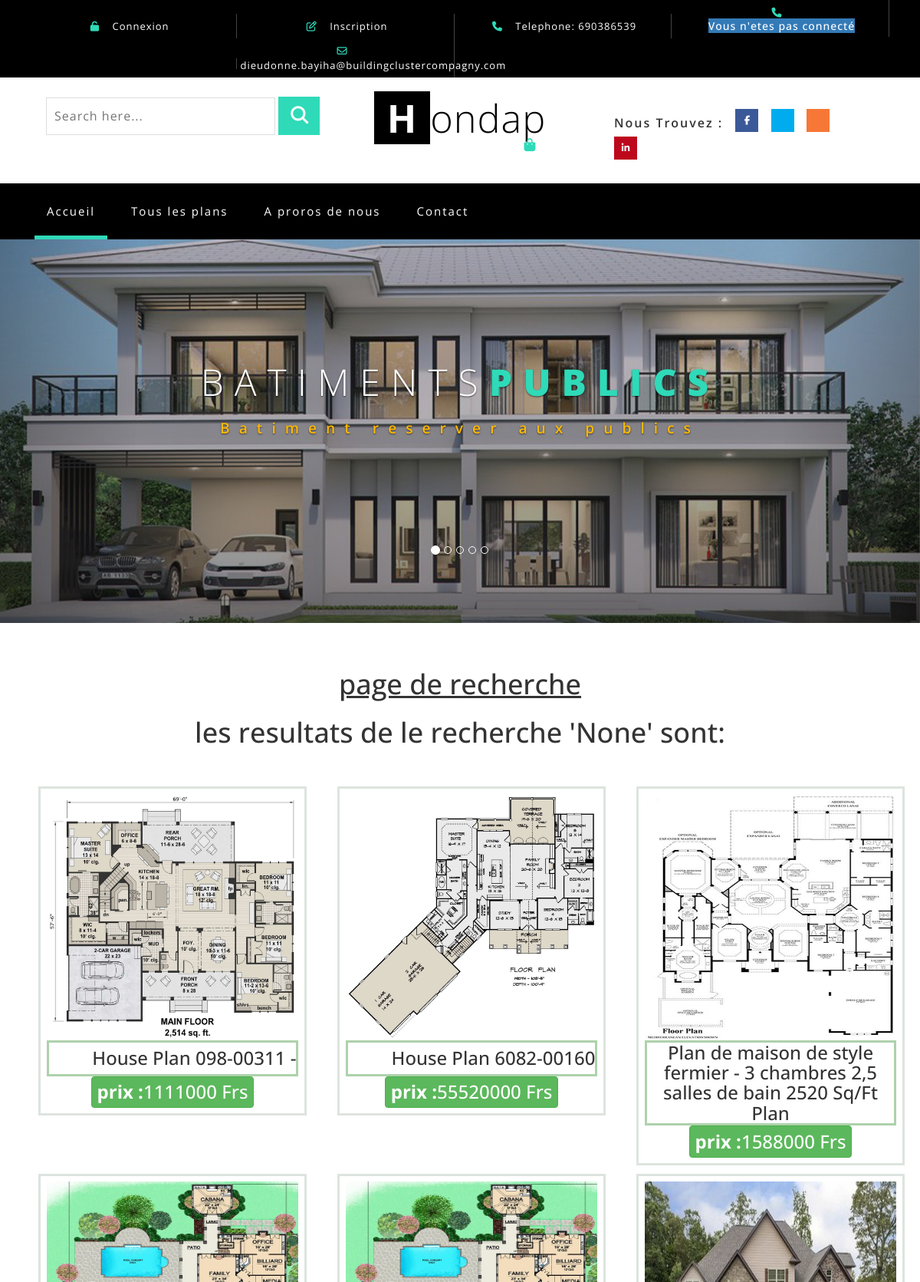
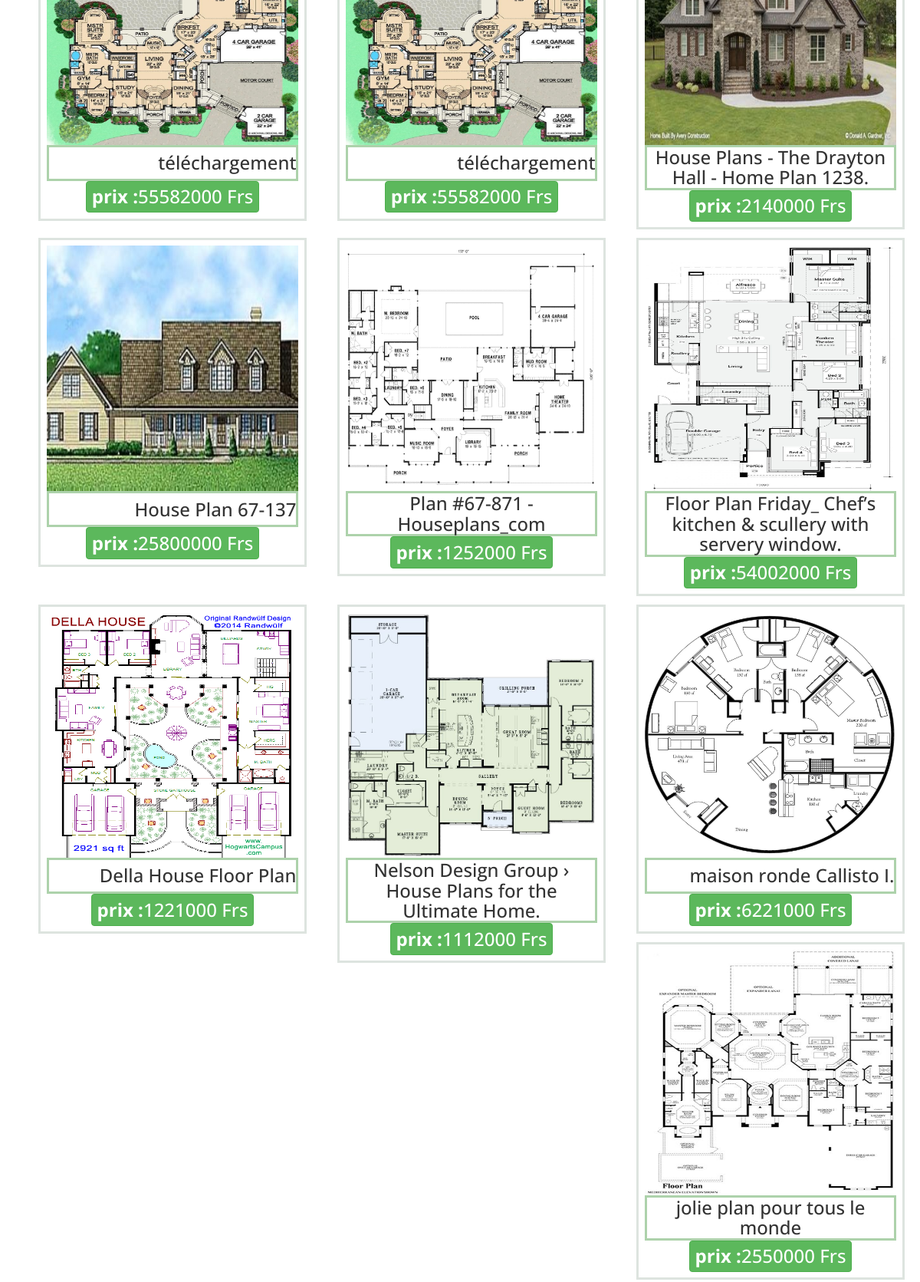
The page /recherche (upper part) on the database its author committed (2 pictures, top to bottom).
### planbamt/models.py (models this page shows, shortened)
class Image(models.Model):
    create_at = models.DateTimeField(auto_now=True)
    nom = models.CharField(max_length=300)
    image = models.ImageField(upload_to='image_publie', blank=True, null=True)
    class Meta:
        ordering=['-create_at']
        verbose_name = 'image'
        verbose_name_plural = 'images'

class Plan(models.Model):
    create_at = models.DateTimeField(auto_now=True)
    titre = models.CharField(max_length=500)
    description = models.TextField()
    prix = models.IntegerField()
    image = models.ManyToManyField(Image, related_name='plan', blank=True)
    Categorie = models.ForeignKey(Categorie, related_name='caterogie', on_delete=models.CASCADE)
    class Meta:
        ordering=['-create_at']
        verbose_name = 'les Plans de batiment'
        verbose_name_plural = 'les Plans de batiments'

### planbamt/views.py (the view)
# urls.py: path('recherche',views.recherche,name="recherche"),
def recherche(request):
    query=request.GET.get('query')
    if not query:
        plans=Plan.objects.all()
    else:
        plans=Plan.objects.filter(titre__icontains=query)
        if not plans.exists():
            plans=Plan.objects.filter(Categorie__nom__icontains=query)
    titre="les resultats de le recherche '%s' sont: "%query
    context={
        'plan':plans,
        'list_titre':titre
    }
    return render(request,'pages/recherche.html',context)

### templates/pages/recherche.html
{% extends 'pages/header.html' %} {% block content %} {% include 'pages/indexe.html' with list_itre='page de recherche' %}{% endblock content %}

### templates/pages/indexe.html (shortened to what this page needs)
<div id="myCarousel" class="carousel slide" data-ride="carousel">
    <ol class="carousel-indicators">
        <li data-target="#myCarousel" data-slide-to="0" class="active"></li>
        <li data-target="#myCarousel" data-slide-to="1" class=""></li>
        <li data-target="#myCarousel" data-slide-to="2" class=""></li>
        <li data-target="#myCarousel" data-slide-to="3" class=""></li>
        <li data-target="#myCarousel" data-slide-to="4" class=""></li>
    </ol>
    <div class="carousel-inner" role="listbox">
        <div class="item active">
            <div class="container">
                <div class="carousel-caption">
                    <h3>Batiments<span>publics</span></h3>
                    <p>Batiment reserver aux publics</p>
                </div>
            </div>
        </div>
    </div>
    <a class="left carousel-control" href="#myCarousel" role="button" data-slide="prev">
        <span class="glyphicon glyphicon-chevron-left" aria-hidden="true"></span>
    </a>
    <a class="right carousel-control" href="#myCarousel" role="button" data-slide="next">
        <span class="glyphicon glyphicon-chevron-right" aria-hidden="true"></span>
    </a>
</div>
<div class="container text-center" style="padding: auto; margin-top:5%; margin-bottom: 5%; box-shadow: 1ch;">
    {% if plan|length_is:"0" %}
    <div class="text-center">
        <h1>Desole pas de resultats trouver</h1>
    </div>
    <br/> {% else %}
    <div>
        <h1 class="wthree_text_info">
            <u>{{list_itre}}</u>
        </h1> <br/> {% if list_titre %}
        <h1 class="wthree_text_info"> {{list_titre}}</h1><br/><br/> {% endif %}
    </div>
    <div class="container">
        <div class="row ">
            {% for plans in plan %}
            <div class="carte col-md-4 ">
                <div class="box">
                    <div>
                        <div style="height: 20rem ">
                            <a href=" {% url 'detail' id_plan=plans.id %} ">
                                    {% for image in plans.image.all%}
                                        {% if image.image %}
                                                <img src="{{image.image.url}} " alt=" " style="width: 100%;height:100%; ">
                                        {% endif %}
                                    {% endfor %}
                            </a>
                        </div>
                        <div style="border: rgba(14, 121, 6, 0.339) solid; align-items: center;justify-content: center; display:flex;">
                            <h3>{{plans.titre}}</h3>
                        </div>
                    </div>
                    <div class="btn btn-success " style="padding: 2%;">
                        <h3><b>prix :</b><span>{{plans.prix}} </span> <span>Frs</span>
                        </h3>
                    </div>
                </div>
            </div>
            {% endfor %}
        </div>
    </div>
     {% endif %}
</div>

### planbamt/static/css/cssstyle.css (style rules this page uses)
.carte { background-color: rgb(255, 255, 255); }
.box { border: rgb(221, 228, 223) solid; height: 100%; margin: 1.5%; padding: 2%; }
.btn { margin-bottom: 1px; }

### planbamt/static/css/easy-responsive-tabs.css (style rules this page uses)
body { margin: 0px; padding: 0px; }
ul.resp-tabs-list, p { margin: 0px; padding: 0px; }

### rows shown on the page
Plan: titre "House Plan 098-00311 -", prix "1111000"
Image: image (picture)
Plan: titre "House Plan 6082-00160", prix "55520000"
Image: image (picture)
Plan: titre "Plan de maison de style fermier - 3 chambres 2,5 salles de bain 2520 Sq/Ft Plan", prix "1588000"
Image: image (picture)
Plan: titre "téléchargement", prix "55582000"
Image: image (picture)
Plan: titre "téléchargement", prix "55582000"
Plan: titre "House Plans - The Drayton Hall - Home Plan 1238.", prix "2140000"
Image: image (picture)
Plan: titre "House Plan 67-137", prix "25800000"
Image: image (picture)
Plan: titre "Plan #67-871 - Houseplans_com", prix "1252000"
Image: image (picture)
Plan: titre "Floor Plan Friday_ Chef’s kitchen & scullery with servery window.", prix "54002000"
Image: image (picture)
Plan: titre "Della House Floor Plan", prix "1221000"
Image: image (picture)
Plan: titre "Nelson Design Group › House Plans for the Ultimate Home.", prix "1112000"
Image: image (picture)
Plan: titre "maison ronde Callisto I.", prix "6221000"
Image: image (picture)
Plan: titre "jolie plan pour tous le monde", prix "2550000"

### other values the page prints
{{ list_itre }} "page de recherche"
{{ list_titre }} "les resultats de le recherche 'None' sont:"
